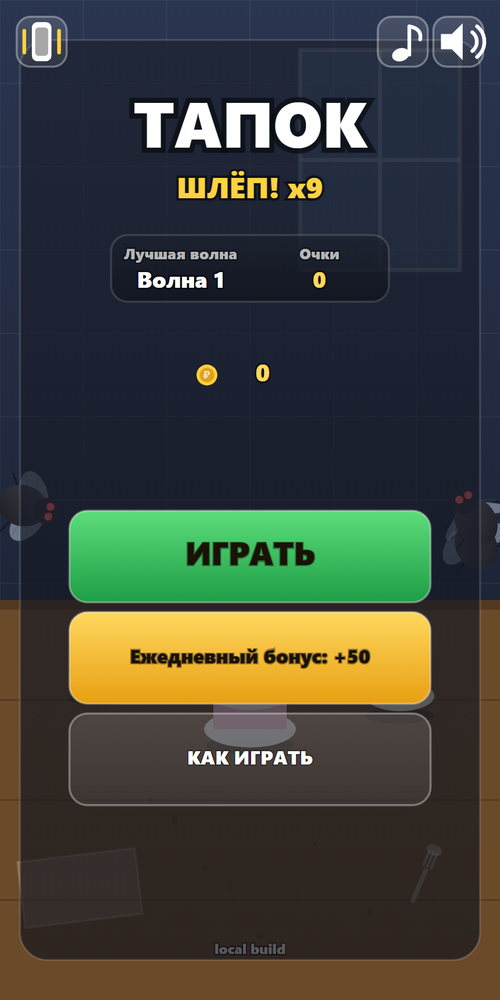
#> input picture promo/01-menu.png, 500 x 1000 px, shrunk from 860 x 1720 before the run
$ python crop.py ../promo/01-menu.png ../promo/02-wave.png 5 5 5
#> lines starting #> are read from the running program, lines starting #| are printed output that depends on the picture
# Crop a rendered page to the frame area (device pixels).
# usage: python crop.py <src.png> <dst.png> <cssW> <cssH> [dpr]
import sys
from PIL import Image

src, dst, w, h = sys.argv[1], sys.argv[2], int(sys.argv[3]), int(sys.argv[4])
dpr = int(sys.argv[5]) if len(sys.argv) > 5 else 2

im = Image.open(src)
#> im is the input picture: PIL image 500x1000 RGB; mean R, G, B 63.7, 66.9, 57.8
box = (0, 0, min(im.size[0], w * dpr), min(im.size[1], h * dpr))
#> box = (0, 0, 25, 25)
out = im.crop(box)
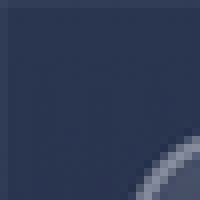
#> out: PIL image 25x25 RGB (shown 8 times larger); mean R, G, B 46, 56.8, 83.1
out.save(dst)
status = 'ok' if box[2] == w * dpr and box[3] == h * dpr else 'CLIPPED'
#> status = 'ok'
print('%s %s raw=%dx%d want=%dx%d got=%dx%d' % (status, dst, im.size[0], im.size[1], w * dpr, h * dpr, box[2], box[3]))
#| ok ../promo/02-wave.png raw=500x1000 want=25x25 got=25x25

$ run again, on promo/03-boss.png
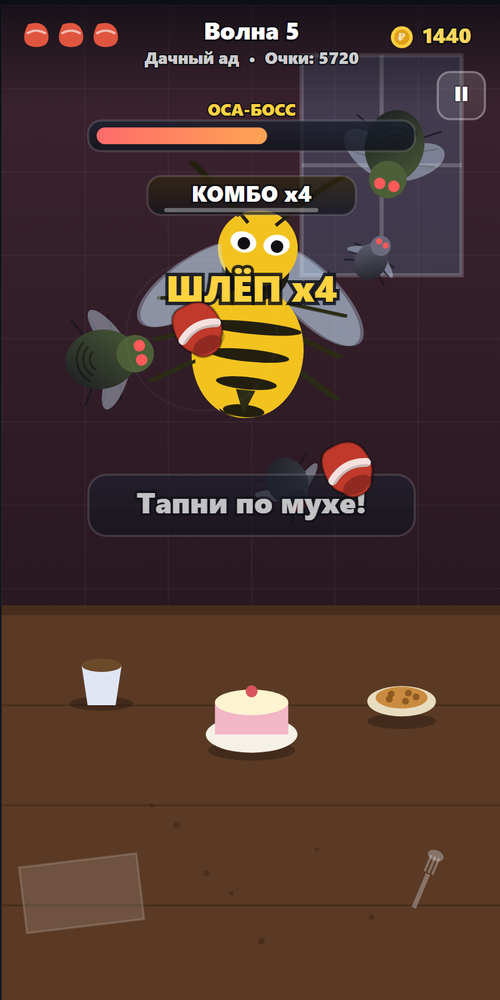
#> input picture promo/03-boss.png, 500 x 1000 px, shrunk from 860 x 1720 before the run
#> im is the input picture: PIL image 500x1000 RGB; mean R, G, B 77.9, 54.7, 46.8
#> `out = im.crop(box)`:
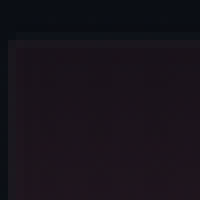
#> out: PIL image 25x25 RGB (shown 8 times larger); mean R, G, B 23.6, 18.6, 26.2
#| ok ../promo/03-boss.png raw=500x1000 want=25x25 got=25x25

$ run again, on promo/04-shop.png
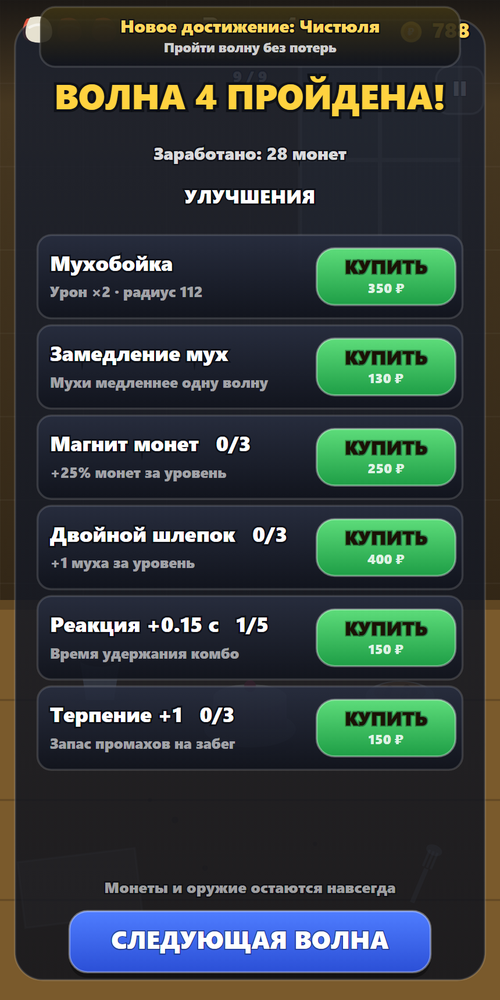
#> input picture promo/04-shop.png, 500 x 1000 px, shrunk from 860 x 1720 before the run
#> im is the input picture: PIL image 500x1000 RGB; mean R, G, B 52.4, 62.6, 60.6
#> `out = im.crop(box)`:
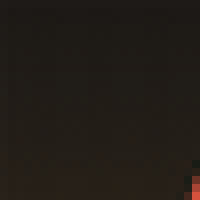
#> out: PIL image 25x25 RGB (shown 8 times larger); mean R, G, B 33.8, 28.5, 23.1
#| ok ../promo/04-shop.png raw=500x1000 want=25x25 got=25x25

$ run again, on promo/05-gameover.png
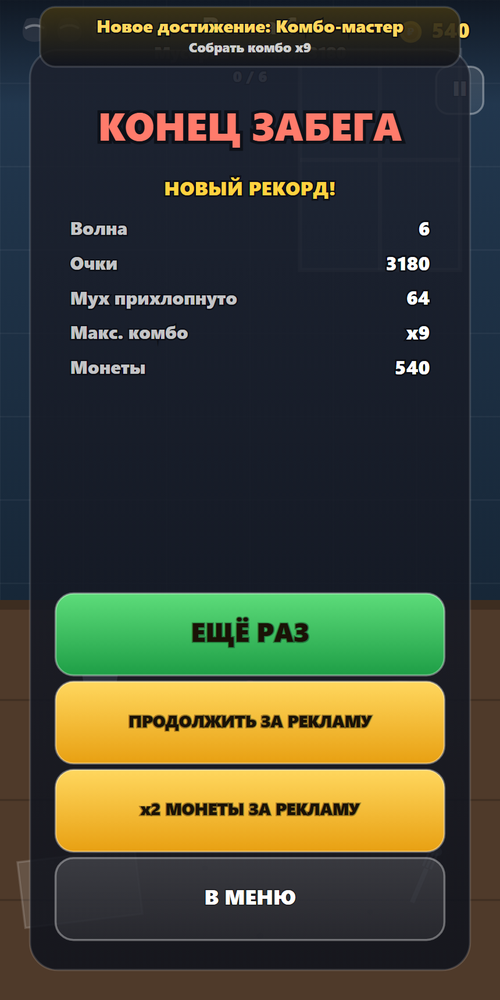
#> input picture promo/05-gameover.png, 500 x 1000 px, shrunk from 860 x 1720 before the run
#> im is the input picture: PIL image 500x1000 RGB; mean R, G, B 66.4, 68.1, 52.3
#> `out = im.crop(box)`:
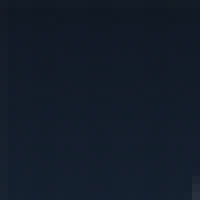
#> out: PIL image 25x25 RGB (shown 8 times larger); mean R, G, B 18.8, 28.4, 41.3
#| ok ../promo/05-gameover.png raw=500x1000 want=25x25 got=25x25
